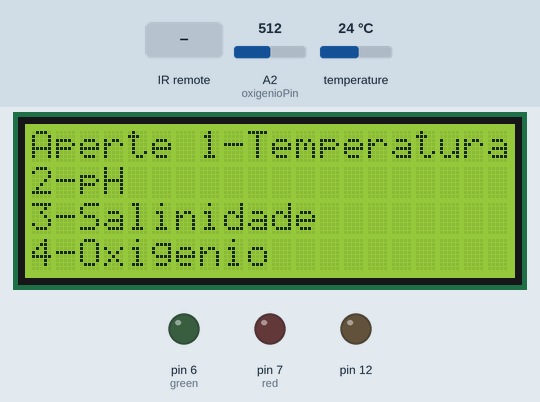
The sketch below on a simulated Arduino Uno, built with avr-gcc and run on an emulated ATmega328P. Parts: 20×4 character LCD, output pins drawn as LEDs (lit = HIGH). The inputs (shaded band) are chosen by the test bench; at power-on: temperature 24 °C, A2 (oxigenioPin) = 512. What the sketch prints to the serial monitor is not drawn.

Above: at 1.3 s.
1.4 s: infrared code 0x30 received
At 2.9 s:
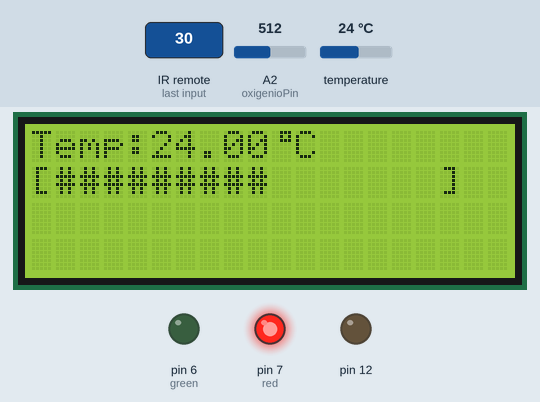
3.7 s: temperature set to 25.5 °C
At 5.7 s:
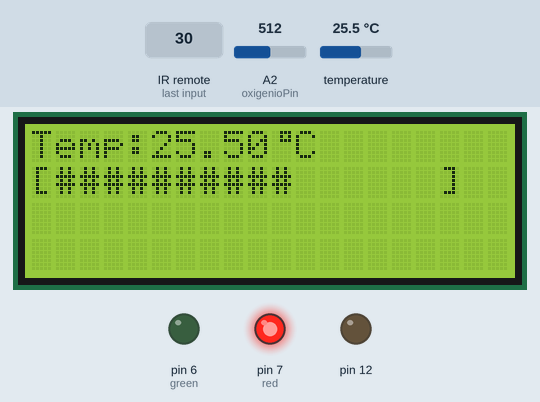
6.0 s: temperature set to 26.3 °C
At 7.8 s:
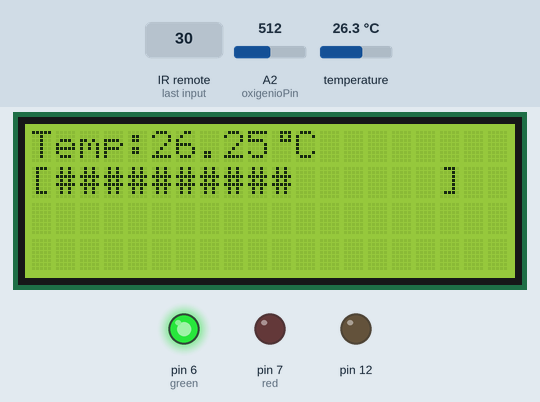
8.4 s: infrared code 0x18 received
At 8.8 s:
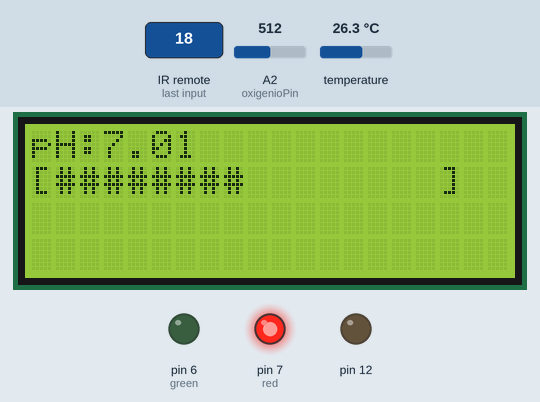
9.9 s: infrared code 0x7A received
At 11.1 s:
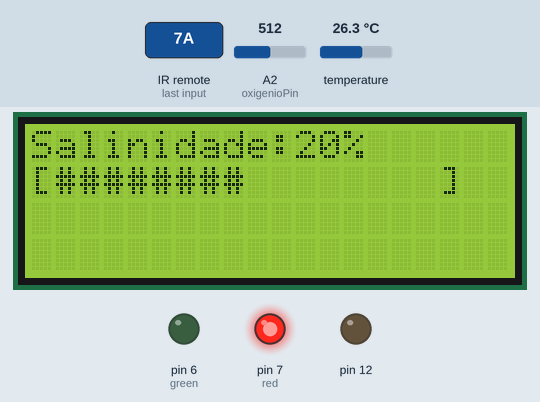
11.4 s: infrared code 0x10 received
At 12.7 s:
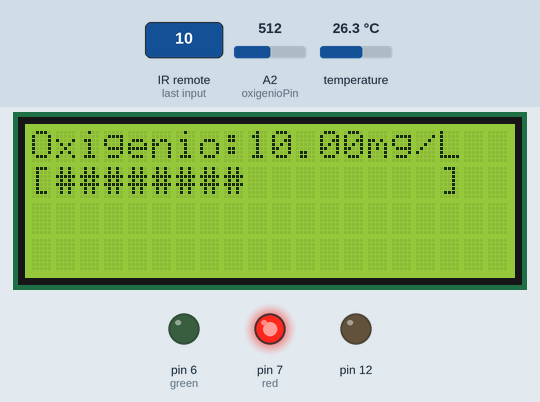
Timing chart, 0 to 14.0 s (numbered marks = the images above; inputs shaded):
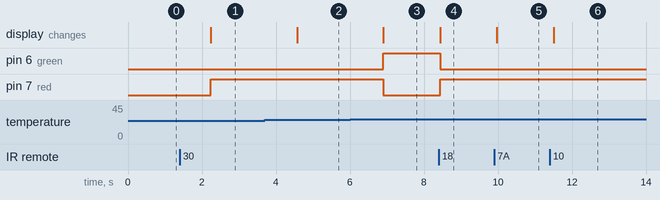

The sketch:

sketch_.ino
```cpp
#include <OneWire.h>
#include <DallasTemperature.h>
#include <LiquidCrystal_I2C.h>
#include <IRremote.h>

#define iv_receiver 12
#define temp 13
#define phPin A0
#define salinidadePin A1
#define oxigenioPin A2
#define irReceiverPin  11

#define red 7
#define green 6

#define TIPO_TEMPERATURA 1
#define TIPO_PH 2
#define TIPO_SALINIDADE 3
#define TIPO_OXIGENIO 4
#define TIPO_NONE 0


OneWire oneWire(temp);
DallasTemperature sensors(&oneWire);
IRrecv receiver(irReceiverPin);
LiquidCrystal_I2C lcd(0x27, 20, 4);

byte grauSimbolo[8] = {
  0b00111,
  0b00101,
  0b00111,
  0b00000,
  0b00000,
  0b00000,
  0b00000,
  0b00000
};

int tipo = TIPO_NONE;


void inicio(){
  lcd.setCursor(0,0);
  lcd.print("Aperte 1-Temperatura");
  lcd.setCursor(0,1);
  lcd.print("2-pH");
  lcd.setCursor(0,2);
  lcd.print("3-Salinidade");
  lcd.setCursor(0,3);
  lcd.print("4-Oxigenio");
  }


void setup() {
  pinMode(red, OUTPUT);
  pinMode(green, OUTPUT);
  Serial.begin(9600);
  Serial.println("Iniciando Teste: ");
  lcd.init();
  lcd.backlight();
  lcd.createChar(0, grauSimbolo);
  lcd.setCursor(0,0);
  inicio();
  sensors.begin();
  receiver.enableIRIn();
  pinMode(12, OUTPUT);
}

void barradeProgresso(int valor, int maximo) {
  lcd.setCursor(0,1);
  int tamanho = 16;
  int progresso = map(valor, 0, maximo, 0, tamanho);
  lcd.print("[");
  for (int i = 0; i < tamanho; ++i) {
    if (i < progresso) {
      lcd.print("#");
    } else {
      lcd.print(" ");
    }
  }
  lcd.print("]");
}

void led_limite(float maximo,float minimo,float valor){
  if(maximo < valor){
    digitalWrite(red, HIGH);
    digitalWrite(green, LOW);

  }
  else if(valor < minimo){
    digitalWrite(red, HIGH);
    digitalWrite(green, LOW);

  }
  else{
    digitalWrite(green, HIGH);
    digitalWrite(red, LOW);

  }
}


void loop() {

  if (receiver.decode()) {
    int command = receiver.decodedIRData.command;
    //Serial.println(command);

    switch (command) {
      case 48:
        tipo = TIPO_TEMPERATURA;
        break;
      case 24:
        tipo = TIPO_PH;
        break;
      case 122:
        tipo = TIPO_SALINIDADE;
        break;
      case 16:
        tipo = TIPO_OXIGENIO;
        break;
      default:
        tipo = TIPO_NONE;
        break;
    }

    receiver.resume();
  }

  switch (tipo) {
    case TIPO_TEMPERATURA:
      sensors.requestTemperatures();
      lcd.clear();
      lcd.setCursor(0,0);
      lcd.print("Temp:");
      lcd.print(sensors.getTempCByIndex(0));
      lcd.write(byte(0));
      lcd.print("C ");
      Serial.print("Temperatura: ");
      Serial.println(sensors.getTempCByIndex(0));
      barradeProgresso(sensors.getTempCByIndex(0), 40);
      led_limite(30,26,sensors.getTempCByIndex(0));
      delay(1500);
      break;

    case TIPO_PH:
      {
        int a0Value = analogRead(phPin);
        float pH = (float)a0Value * 14.0 / 1023.0;
        lcd.clear();
        lcd.setCursor(0,0);
        lcd.print("pH:");
        lcd.print(pH);
        Serial.print("pH: ");
        Serial.println(pH);
        barradeProgresso(pH, 14);
        led_limite(8.4,7.8,pH);
        delay(1500);
      }
      break;

    case TIPO_SALINIDADE:
      {
        int a1Value = analogRead(salinidadePin);
        int salinidade = map(a1Value, 0, 1023, 0, 40);
        lcd.clear();
        lcd.setCursor(0,0);
        lcd.print("Salinidade:");
        lcd.print(salinidade);
        lcd.print("% ");
        Serial.print("Salinidade: ");
        Serial.print(salinidade);
        Serial.println("%");
        barradeProgresso(salinidade, 40);
        led_limite(38,33,salinidade);
        delay(1500);
      }
      break;

    case TIPO_OXIGENIO:
      {
        int a2Value = analogRead(oxigenioPin);
        float oxigenio = map(a2Value, 0, 1023, 0, 200) / 10.0;
        lcd.clear();
        lcd.setCursor(0,0);
        lcd.print("Oxigenio:");
        lcd.print(oxigenio);
        lcd.print("mg/L ");
        Serial.print("Oxigenio: ");
        Serial.print(oxigenio);
        Serial.println("mg/L");
        barradeProgresso(oxigenio, 20);
        led_limite(8,5,oxigenio);
        delay(1500);
      }
      break;

    case TIPO_NONE:
    default:
      break;
  }
}
```

Measured:
- the behaviour switches between 25.9 and 26 °C on temperature (found by bisection; images 2 and 3)
- after the input at 1.4 s, pin 7 (red): LOW → HIGH after 0.84 s; the display: changes after 0.84 s (image 1)
- after the input at 3.7 s, the display: changes after 0.87 s (image 2)
- after the input at 6.0 s, pin 6 (green): LOW → HIGH after 0.91 s; pin 7 (red): HIGH → LOW after 0.91 s; the display: changes after 0.91 s (image 3)
- after the input at 8.4 s, pin 6 (green): HIGH → LOW at once; pin 7 (red): LOW → HIGH at once; the display: changes at once (image 4)
- after the input at 9.9 s, the display: changes after 0.07 s (image 5)
- after the input at 11.4 s, the display: changes after 0.11 s (image 6)
